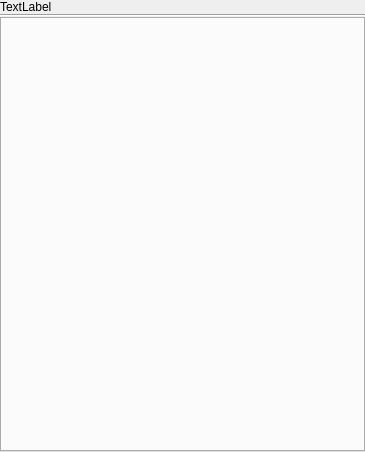
<?xml version="1.0" encoding="UTF-8"?>
<ui version="4.0">
 <class>input_image_container</class>
 <widget class="QWidget" name="input_image_container">
  <property name="geometry">
   <rect>
    <x>0</x>
    <y>0</y>
    <width>365</width>
    <height>452</height>
   </rect>
  </property>
  <property name="windowTitle">
   <string>Form</string>
  </property>
  <layout class="QGridLayout" name="gridLayout">
   <property name="leftMargin">
    <number>0</number>
   </property>
   <property name="topMargin">
    <number>0</number>
   </property>
   <property name="rightMargin">
    <number>0</number>
   </property>
   <property name="bottomMargin">
    <number>0</number>
   </property>
   <property name="spacing">
    <number>0</number>
   </property>
   <item row="2" column="0">
    <widget class="QTabWidget" name="tabWidget">
     <property name="currentIndex">
      <number>-1</number>
     </property>
    </widget>
   </item>
   <item row="0" column="0">
    <widget class="QLabel" name="label">
     <property name="text">
      <string>TextLabel</string>
     </property>
     <property name="margin">
      <number>10</number>
     </property>
    </widget>
   </item>
   <item row="1" column="0">
    <widget class="Line" name="line">
     <property name="orientation">
      <enum>Qt::Orientation::Horizontal</enum>
     </property>
    </widget>
   </item>
  </layout>
 </widget>
 <resources/>
 <connections/>
</ui>
